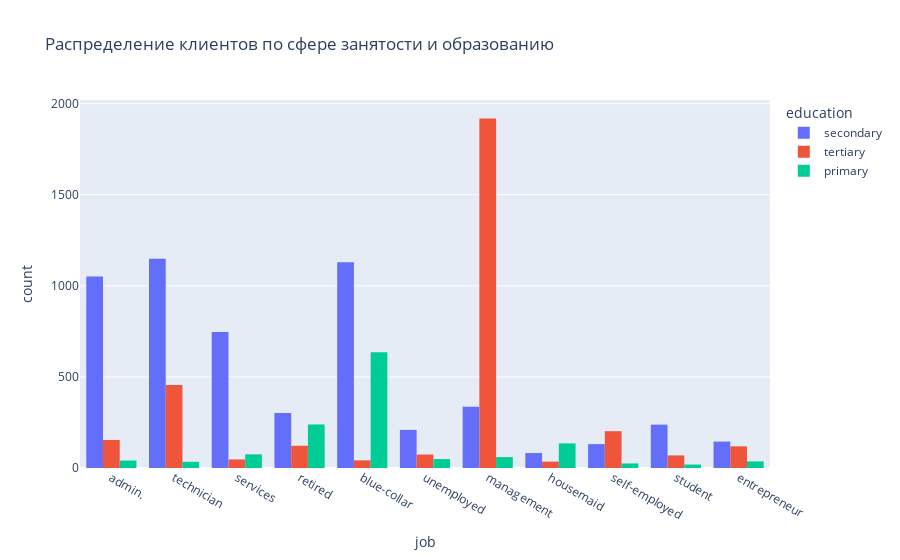

Notebook source saved alongside this figure:
### Code cell
# сравнение по образованию и типу занятости
px.histogram(
    data_frame=df_cleaned,
    x='job',
    color='education',
    title='Распределение клиентов по сфере занятости и образованию',
    barmode='group'
)

### Figure 1 — Plotly figure (JSON) as saved in the notebook; plotly's stock layout.template omitted (floating-point values rounded to 4 significant figures; data arrays with more than 128 entries replaced by an {"elided": "..."} marker saying what was removed)
{"data": [{"alignmentgroup": "True", "bingroup": "x", "hovertemplate": "education=secondary<br>job=%{x}<br>count=%{y}<extra></extra>", "legendgroup": "secondary", "marker": {"color": "#636efa", "pattern": {"shape": ""}}, "name": "secondary", "offsetgroup": "secondary", "orientation": "v", "showlegend": true, "type": "histogram", "x": {"elided": "5517 str values"}, "xaxis": "x", "yaxis": "y"}, {"alignmentgroup": "True", "bingroup": "x", "hovertemplate": "education=tertiary<br>job=%{x}<br>count=%{y}<extra></extra>", "legendgroup": "tertiary", "marker": {"color": "#EF553B", "pattern": {"shape": ""}}, "name": "tertiary", "offsetgroup": "tertiary", "orientation": "v", "showlegend": true, "type": "histogram", "x": {"elided": "3239 str values"}, "xaxis": "x", "yaxis": "y"}, {"alignmentgroup": "True", "bingroup": "x", "hovertemplate": "education=primary<br>job=%{x}<br>count=%{y}<extra></extra>", "legendgroup": "primary", "marker": {"color": "#00cc96", "pattern": {"shape": ""}}, "name": "primary", "offsetgroup": "primary", "orientation": "v", "showlegend": true, "type": "histogram", "x": {"elided": "1349 str values"}, "xaxis": "x", "yaxis": "y"}], "layout": {"barmode": "group", "legend": {"title": {"text": "education"}, "tracegroupgap": 0}, "title": {"text": "Распределение клиентов по сфере занятости и образованию"}, "xaxis": {"anchor": "y", "domain": [0, 1], "title": {"text": "job"}}, "yaxis": {"anchor": "x", "domain": [0, 1], "title": {"text": "count"}}}}
